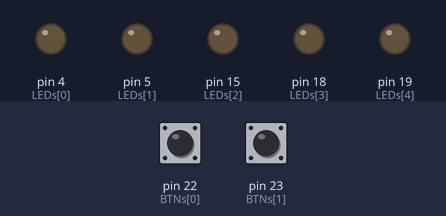
Simulated run of this sketch. Board: Arduino Mega 2560, built with avr-gcc and run on an emulated ATmega2560. Shown: output pins drawn as LEDs (lit = HIGH). The inputs (shaded band) are chosen by the test bench; at power-on: pin 22 (BTNs[0]) HIGH, pin 23 (BTNs[1]) HIGH.

Above: at 1.2 s.
1.3 s: pin 22 (BTNs[0]) pulled LOW for 0.15 s
At 2.3 s:
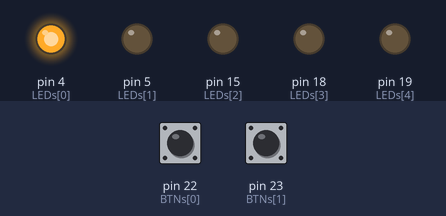
2.9 s: pin 22 (BTNs[0]) pulled LOW for 1 s
At 3.5 s:
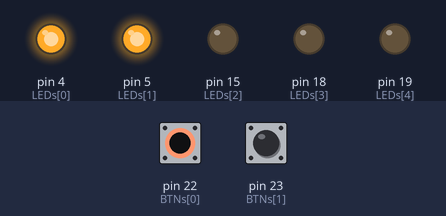
5.4 s: pin 22 (BTNs[0]) pulled LOW for 0.15 s
At 6.6 s:
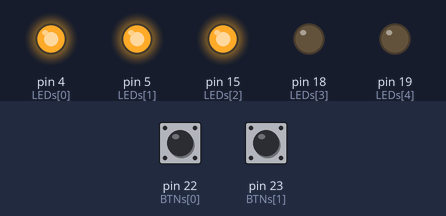
7.0 s: pin 22 (BTNs[0]) pulled LOW for 3.2 s
At 7.8 s:
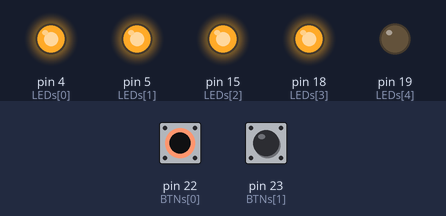
11.7 s: pin 22 (BTNs[0]) pulled LOW for 0.15 s
At 12.6 s:
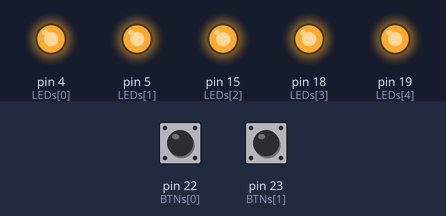
13.3 s: pin 23 (BTNs[1]) pulled LOW for 0.15 s
At 13.8 s:
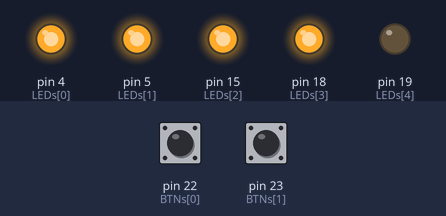
Timing chart, 0 to 15.9 s (numbered marks = the images above; inputs shaded):
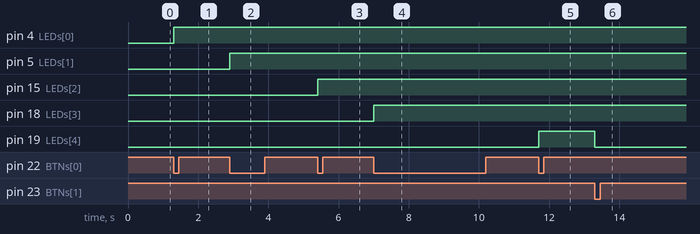

Measured:
- after the input at 1.3 s, pin 4 (LEDs[0]): LOW → HIGH at once
- after the input at 2.9 s, pin 5 (LEDs[1]): LOW → HIGH at once
- after the input at 5.4 s, pin 15 (LEDs[2]): LOW → HIGH at once
- after the input at 7.0 s, pin 18 (LEDs[3]): LOW → HIGH at once
- after the input at 11.7 s, pin 19 (LEDs[4]): LOW → HIGH at once
- after the input at 13.3 s, pin 19 (LEDs[4]): HIGH → LOW at once

The sketch:

Ard1.ino
```cpp
//Características de componentes
int LEDs[] = {4, 5, 15, 18, 19};
int numLED = sizeof(LEDs) / sizeof(LEDs[0]);
int BTNs[] = {22, 23};
int numBTN = sizeof(BTNs) / sizeof(BTNs[0]);

//Estructura de nodos
struct Nodo {
  int id;
  Nodo* cadena;
};

//Otros valores globales
Nodo* cabeza = nullptr;
static int contadorvite = 0;

//Función de la lista
void anadirLuces(const int &ide) {
  //ver nodo
  Nodo* luz = new Nodo();
  luz->id = ide;
  luz->cadena = cabeza;
  cabeza = luz;

  //comprobar cadena
  Nodo* temp = cabeza;
  Nodo* ant = nullptr;
  int contador = 0;

  //accion
  while (temp != nullptr) {
    contador++;
    if (contador >= numLED+1) {
      ant->cadena = nullptr;
      delete temp;
      break;
    }
    ant = temp;
    temp = temp->cadena;
  };
};

void borrarLuces() {
  if (cabeza != nullptr) {
    Nodo* temp = cabeza;
    cabeza = cabeza->cadena;
    delete temp;
  };
};

//Función de las luces
void luces() {
  for (int i = 0; i < numLED; i++) {
    digitalWrite(LEDs[i], LOW);
  }
  Nodo* temp = cabeza;
  while (temp != nullptr) {
    digitalWrite(temp->id, HIGH);
    temp = temp->cadena;
  }
};

//Función del botón
void boton() {
  bool btn1 = digitalRead(BTNs[0]);
  static bool antbtn1 = HIGH;
  bool btn2 = digitalRead(BTNs[1]);
  static bool antbtn2 = HIGH;

  if (btn1 == LOW && antbtn1 == HIGH && contadorvite < numLED) {
    anadirLuces(LEDs[contadorvite]);
    contadorvite++;
    luces();
    delay(300);
  }
  if (btn2 == LOW && antbtn2 == HIGH && contadorvite > 0) {
    borrarLuces();
    contadorvite--;
    luces();
    delay(300);
  };

  antbtn1 = btn1;
  antbtn2 = btn2;
};

//setup
void setup() {
  for (int i = 0; i < numLED; i++) {
    pinMode(LEDs[i], OUTPUT);
  }
  for (int i = 0; i < numBTN; i++) {
    pinMode(BTNs[i], INPUT_PULLUP);
  }
}

void loop() {
  //Borré esto sin querer, ups
  boton();
}
```
